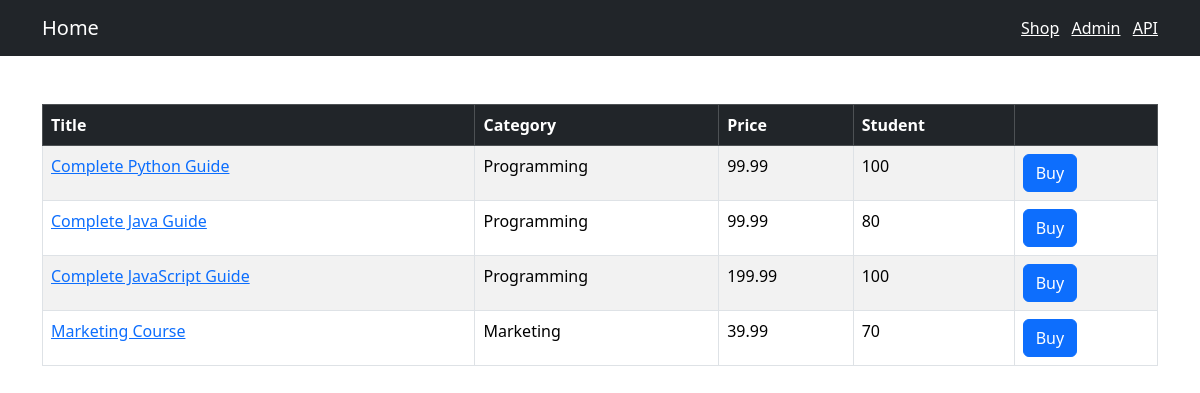
The app's page /shop/ with its own data.
### shop/models.py (models this page shows, shortened)
class Course(models.Model):
    title = models.CharField(max_length=300)
    price = models.FloatField()
    students_qty = models.IntegerField()
    reviews_qty = models.IntegerField()
    category = models.ForeignKey(Category, on_delete=models.CASCADE)
    created_at = models.DateTimeField(default=timezone.now)

class Category(models.Model):
    title = models.CharField(max_length=255)
    created_at = models.DateTimeField(default=timezone.now)
    def __str__(self):
        return self.title

### shop/views.py (the view)
# urls.py: path('', include(api.urls), name = 'index')
def index(request):  # контроллер
    courses = Course.objects.all()
    return render(request, 'shop/courses.html', {'courses':courses})

### templates/shop/courses.html (shortened to what this page needs)
{% extends 'base.html' %}
{% block content %}
<table class='table mt-5 table-bordered table-striped table-hover'>
    <thead class ='table-dark'>
        <tr>
            <th>Title</th>
            <th>Category</th>
            <th>Price</th>
            <th>Student</th>
            <th></th>
        </tr>
    </thead>
    <tbody>
        {% for course in courses %}
        <tr>
            <td>
                <a href={% url "shop:single_course" course.id %}>{{ course.title }}</a>
            </td>
            <td>{{ course.category }}</td>
            <td>{{ course.price }}</td>
            <td>{{ course.students_qty }}</td>
            <td><button class='btn btn-primary'>Buy</button></td>
        </tr>
        {% endfor %}
    </tbody>
</table>
{% endblock %}

### templates/base.html (shortened to what this page needs)
<!DOCTYPE html>
<html lang="en">
<head>
    <link href="https://cdn.jsdelivr.net/npm/bootstrap@5.3.2/dist/css/bootstrap.min.css" rel="stylesheet">
</head>
<body>
    <nav class="navbar navbar-dark bg-dark">
        <div class="container">
            <a href={% url "home:index"%} class="navbar-brand">Home</a>
        <span class="navbar-text">
            <a href='/shop/' class='me-2' >Shop</a>
            <a href='/admin/' class='me-2' >Admin</a>
            <a href='/api/v1/' >API</a>
        </span>
        </div>
    </nav>
    <div class="container">
        {% block content %}
        {% endblock %}
    </div>
</body>
</html>

### records on screen
Course: title "Complete Python Guide", category "Programming", price "99.99", students_qty "100"
Course: title "Complete Java Guide", category "Programming", price "99.99", students_qty "80"
Course: title "Complete JavaScript Guide", category "Programming", price "199.99", students_qty "100"
Course: title "Marketing Course", category "Marketing", price "39.99", students_qty "70"
